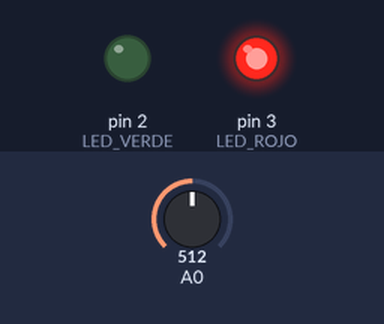
A sketch run on a simulated Arduino Uno, built with avr-gcc and run on an emulated ATmega328P. Parts: output pins drawn as LEDs (lit = HIGH). The test bench sets the inputs (shaded band); at power-on: A0 = 512.

Above: at 1.2 s.
1.3 s: A0 set to 519
At 1.8 s:
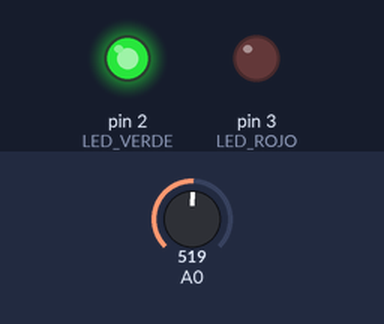
2.8 s: A0 set to 511
At 4.0 s:
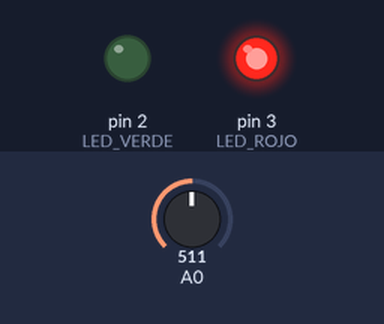
4.3 s: A0 set to 716
At 5.3 s:
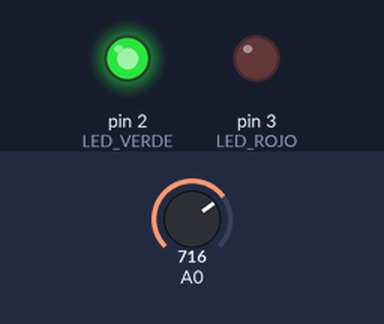
Timing chart, 0 to 7.3 s (numbered marks = the images above; inputs shaded):
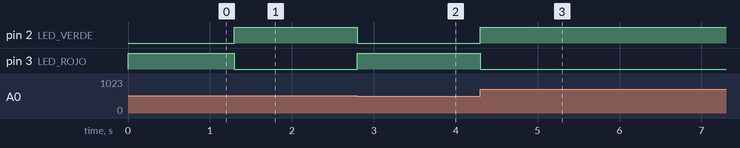

The sketch:

entradas_analogicas.ino
```cpp
const int LED_VERDE = 2;
const int LED_ROJO = 3;

int lectura = 0;
void setup()
{
  pinMode(LED_VERDE, OUTPUT);
  pinMode(LED_ROJO, OUTPUT);
}

void loop()
{
  lectura = analogRead(A0);

  if(lectura > 512)
  {
    digitalWrite(LED_VERDE, HIGH);
    digitalWrite(LED_ROJO, LOW);
  }
  else
  {
  	digitalWrite(LED_ROJO, HIGH);
    digitalWrite(LED_VERDE, LOW);
  }

}
```

Measured:
- the behaviour switches between 512 and 513 on A0 (found by bisection; images 0 and 1)
- after the input at 1.3 s, pin 2 (LED_VERDE): LOW → HIGH at once; pin 3 (LED_ROJO): HIGH → LOW at once
- after the input at 2.8 s, pin 2 (LED_VERDE): HIGH → LOW at once; pin 3 (LED_ROJO): LOW → HIGH at once
- after the input at 4.3 s, pin 2 (LED_VERDE): LOW → HIGH at once; pin 3 (LED_ROJO): HIGH → LOW at once
